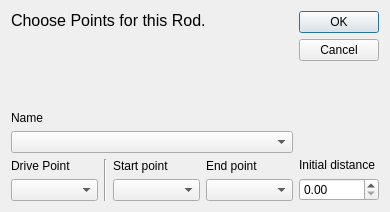
<?xml version="1.0" encoding="UTF-8"?>
<ui version="4.0">
 <class>Dialog</class>
 <widget class="QDialog" name="Dialog">
  <property name="geometry">
   <rect>
    <x>0</x>
    <y>0</y>
    <width>390</width>
    <height>212</height>
   </rect>
  </property>
  <property name="minimumSize">
   <size>
    <width>390</width>
    <height>212</height>
   </size>
  </property>
  <property name="maximumSize">
   <size>
    <width>390</width>
    <height>212</height>
   </size>
  </property>
  <property name="windowTitle">
   <string>Piston / Spring</string>
  </property>
  <property name="windowIcon">
   <iconset resource="../../icons.qrc">
    <normaloff>:/icons/circle.png</normaloff>:/icons/circle.png</iconset>
  </property>
  <property name="sizeGripEnabled">
   <bool>false</bool>
  </property>
  <property name="modal">
   <bool>true</bool>
  </property>
  <layout class="QHBoxLayout" name="horizontalLayout_2">
   <item>
    <layout class="QVBoxLayout" name="verticalLayout">
     <item>
      <widget class="QLabel" name="label_3">
       <property name="text">
        <string>&lt;html&gt;&lt;head/&gt;&lt;body&gt;&lt;p&gt;&lt;span style=&quot; font-size:12pt;&quot;&gt;Choose Points for this Rod.&lt;/span&gt;&lt;/p&gt;&lt;/body&gt;&lt;/html&gt;</string>
       </property>
       <property name="textFormat">
        <enum>Qt::RichText</enum>
       </property>
       <property name="alignment">
        <set>Qt::AlignLeading|Qt::AlignLeft|Qt::AlignTop</set>
       </property>
       <property name="wordWrap">
        <bool>true</bool>
       </property>
      </widget>
     </item>
     <item>
      <spacer name="verticalSpacer_2">
       <property name="orientation">
        <enum>Qt::Vertical</enum>
       </property>
       <property name="sizeHint" stdset="0">
        <size>
         <width>20</width>
         <height>40</height>
        </size>
       </property>
      </spacer>
     </item>
     <item>
      <widget class="QLabel" name="label_5">
       <property name="sizePolicy">
        <sizepolicy hsizetype="Preferred" vsizetype="Fixed">
         <horstretch>0</horstretch>
         <verstretch>0</verstretch>
        </sizepolicy>
       </property>
       <property name="text">
        <string>&lt;html&gt;&lt;head/&gt;&lt;body&gt;&lt;p&gt;Name&lt;/p&gt;&lt;/body&gt;&lt;/html&gt;</string>
       </property>
      </widget>
     </item>
     <item>
      <widget class="QComboBox" name="Rod">
       <property name="sizePolicy">
        <sizepolicy hsizetype="Expanding" vsizetype="Fixed">
         <horstretch>0</horstretch>
         <verstretch>0</verstretch>
        </sizepolicy>
       </property>
      </widget>
     </item>
     <item>
      <layout class="QHBoxLayout" name="horizontalLayout">
       <item>
        <layout class="QVBoxLayout" name="verticalLayout_4">
         <item>
          <widget class="QLabel" name="label_4">
           <property name="sizePolicy">
            <sizepolicy hsizetype="Preferred" vsizetype="Fixed">
             <horstretch>0</horstretch>
             <verstretch>0</verstretch>
            </sizepolicy>
           </property>
           <property name="text">
            <string>Drive Point</string>
           </property>
          </widget>
         </item>
         <item>
          <widget class="QComboBox" name="Center"/>
         </item>
        </layout>
       </item>
       <item>
        <widget class="Line" name="line">
         <property name="orientation">
          <enum>Qt::Vertical</enum>
         </property>
        </widget>
       </item>
       <item>
        <layout class="QVBoxLayout" name="verticalLayout_5">
         <item>
          <widget class="QLabel" name="label">
           <property name="sizePolicy">
            <sizepolicy hsizetype="Preferred" vsizetype="Fixed">
             <horstretch>0</horstretch>
             <verstretch>0</verstretch>
            </sizepolicy>
           </property>
           <property name="text">
            <string>Start point</string>
           </property>
          </widget>
         </item>
         <item>
          <widget class="QComboBox" name="Start">
           <property name="whatsThis">
            <string>Start point for next link.</string>
           </property>
          </widget>
         </item>
        </layout>
       </item>
       <item>
        <layout class="QVBoxLayout" name="verticalLayout_3">
         <item>
          <widget class="QLabel" name="label_2">
           <property name="sizePolicy">
            <sizepolicy hsizetype="Preferred" vsizetype="Fixed">
             <horstretch>0</horstretch>
             <verstretch>0</verstretch>
            </sizepolicy>
           </property>
           <property name="text">
            <string>End point</string>
           </property>
          </widget>
         </item>
         <item>
          <widget class="QComboBox" name="End">
           <property name="whatsThis">
            <string>End point for next link.</string>
           </property>
          </widget>
         </item>
        </layout>
       </item>
      </layout>
     </item>
    </layout>
   </item>
   <item>
    <layout class="QVBoxLayout" name="verticalLayout_2">
     <item>
      <widget class="QDialogButtonBox" name="buttonBox">
       <property name="sizePolicy">
        <sizepolicy hsizetype="Preferred" vsizetype="Fixed">
         <horstretch>0</horstretch>
         <verstretch>0</verstretch>
        </sizepolicy>
       </property>
       <property name="orientation">
        <enum>Qt::Vertical</enum>
       </property>
       <property name="standardButtons">
        <set>QDialogButtonBox::Cancel|QDialogButtonBox::Ok</set>
       </property>
      </widget>
     </item>
     <item>
      <spacer name="verticalSpacer">
       <property name="orientation">
        <enum>Qt::Vertical</enum>
       </property>
       <property name="sizeHint" stdset="0">
        <size>
         <width>20</width>
         <height>40</height>
        </size>
       </property>
      </spacer>
     </item>
     <item>
      <widget class="QLabel" name="label_6">
       <property name="sizePolicy">
        <sizepolicy hsizetype="Fixed" vsizetype="Preferred">
         <horstretch>0</horstretch>
         <verstretch>0</verstretch>
        </sizepolicy>
       </property>
       <property name="text">
        <string>Initial distance</string>
       </property>
      </widget>
     </item>
     <item>
      <widget class="QDoubleSpinBox" name="Position">
       <property name="sizePolicy">
        <sizepolicy hsizetype="Preferred" vsizetype="Fixed">
         <horstretch>0</horstretch>
         <verstretch>0</verstretch>
        </sizepolicy>
       </property>
      </widget>
     </item>
    </layout>
   </item>
  </layout>
 </widget>
 <resources>
  <include location="../../icons.qrc"/>
 </resources>
 <connections>
  <connection>
   <sender>buttonBox</sender>
   <signal>accepted()</signal>
   <receiver>Dialog</receiver>
   <slot>accept()</slot>
   <hints>
    <hint type="sourcelabel">
     <x>248</x>
     <y>254</y>
    </hint>
    <hint type="destinationlabel">
     <x>157</x>
     <y>274</y>
    </hint>
   </hints>
  </connection>
  <connection>
   <sender>buttonBox</sender>
   <signal>rejected()</signal>
   <receiver>Dialog</receiver>
   <slot>reject()</slot>
   <hints>
    <hint type="sourcelabel">
     <x>316</x>
     <y>260</y>
    </hint>
    <hint type="destinationlabel">
     <x>286</x>
     <y>274</y>
    </hint>
   </hints>
  </connection>
 </connections>
</ui>
